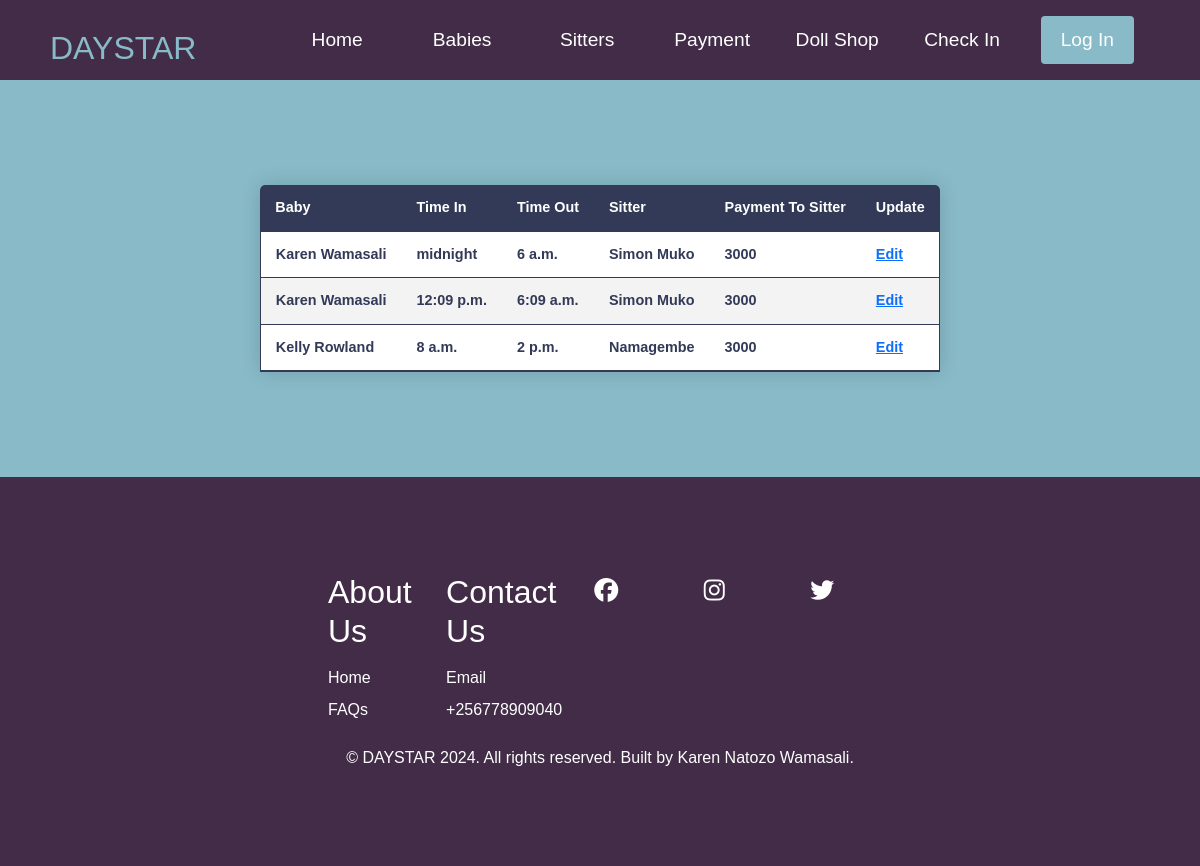
Screenshot of /all-checkins/ with the database file from the repository.
### daystar_app/models.py (models this page shows, shortened)
class CheckIn(models.Model):
    date = models.CharField(max_length=70, null=False, blank=False)
    baby = models.ForeignKey(Babies, on_delete=models.CASCADE)
    time_in = models.TimeField(null=False, blank=False)
    time_out = models.TimeField(null=False, blank=False)
    sitter = models.ForeignKey(Sitter, on_delete=models.CASCADE)
    payment_to_sitter = models.IntegerField( null=True, blank=True)

class Babies(models.Model):
    name = models.CharField(max_length=70, null=False, blank=False)
    typestay = models.ForeignKey(Type_stay, on_delete=models.CASCADE)
    age = models.IntegerField(null=True, blank=True)
    gender = models.CharField(max_length=10, null=True, blank=True)
    location = models.CharField(max_length=10, null=True, blank=True)
    parent = models.CharField(max_length=50, null=True, blank=True)
    student_number = models.CharField(max_length=40, null=True, blank=True)
    gaurdian = models.CharField(max_length=10, null=True, blank=True)
    baby_id = models.CharField(max_length=10, null=True, blank=True)
    def __str__(self):
        return self.name

class Sitter(models.Model):
    name = models.CharField(max_length=70, null=False, blank=False)
    age = models.IntegerField(null=True, blank=True)
    location = models.CharField(max_length=10, null=True, blank=True)
    gender = models.CharField(max_length=10, null=True, blank=True)
    date_of_birth = models.CharField(max_length=10, null=True, blank=True)
    religion = models.CharField(max_length=10, null=True, blank=True)
    sitter_number = models.CharField(max_length=40, null=True, blank=True)
    level_of_education = models.CharField(max_length=10, null=True, blank=True)
    contact = models.CharField(max_length=10, null=True, blank=True)
    def __str__(self):
        return self.name

### daystar_app/views.py (the view)
# urls.py: path('all-checkins/', views.checkindisplay, name='checkindisplay'),
def checkindisplay(request):
    checkins = CheckIn.objects.all()
    return render(request, 'daystar-app/all-checkins.html', {'checkins':checkins})

### daystar_app/templates/daystar-app/all-checkins.html (shortened to what this page needs)
<!DOCTYPE html>
<html lang="en">
<head>
    <link href="https://cdn.jsdelivr.net/npm/bootstrap@5.3.3/dist/css/bootstrap.min.css" rel="stylesheet">
    <link rel="stylesheet" href="/static/css/styles.css">
</head>
<body>
{% block content %}
     <nav class="navbar">
        <div class="navbar__container">
            <a href="/dashboards" id="navbar__logo">DAYSTAR</a>
            <ul class="navbar__menu">
                <li class="navbar__item">
                    <a href="/" class="navbar__links" id="home-page">Home</a>
                </li>
                <li class="navbar__item">
                    <a href="/babies" class="navbar__links" id="babies-page">Babies</a>
                </li>
                <li class="navbar__item">
                    <a href="/sitters" class="navbar__links" id="sitters-page">Sitters</a>
                </li>
                <li class="navbar__item">
                    <a href="/payment" class="navbar__links" id="payment-page">Payment</a>
                </li>
                <li class="navbar__item">
                    <a href="/dolls-shop" class="navbar__links" id="doll-shop">Doll Shop</a>
                </li>
                <li class="navbar__item">
                    <a href="/checkin" class="navbar__links" id="doll-shop">Check In</a>
                </li>
                <li class="navbar__btn">
                    <a href="/accounts/login" class="button" id="login">Log In</a>
                </li>
            </ul>
        </div>
    </nav>
        <div class="services">
            <table class="content-table">
                <thead>
                    <tr>
                        <th>Baby</th>
                        <th>Time In</th>
                        <th>Time Out</th>
                        <th>Sitter</th>
                        <th>Payment To Sitter</th>
                        <th>Update</th>
                    </tr>
                </thead>
                <tbody>
        {% for item in checkins %}
                    <tr class="active-row">
                        <td>{{ item.baby }}</td>
                        <td>{{ item.time_in }}</td>
                        <td>{{ item.time_out }}</td>
                        <td>{{ item.sitter }}</td>
                        <td>{{ item.payment_to_sitter }}</td>
                        <td><a href="">Edit</a></td>
                    </tr>
        {% endfor %}
                </tbody>
            </table>
        </div>
   <div class="footer__container">
    <div class="footer__links">
        <div class="footer__link--wrapper">
            <div class="footer__link--items">
                <h2>About Us</h2>
                    <a href="#services">Home</a>
                    <a href="#services">FAQs</a>
            </div>
            <div class="footer__link--items">
                <h2>Contact Us</h2>
                    <a href="mailto:karen@gmail.com">Email</a>
                    <a href="#">+256778909040</a>
            </div>
             <section class="social__media">
                <div class="footer__link--items">
                    <div class="social__icons">
                        <a href="#" class="social__icon--link" target="_blank"><i class="fab fa-facebook"></i></a>
                        <a href="#" class="social__icon--link"><i class="fab fa-instagram"></i></a>
                        <a href="#" class="social__icon--link"><i class="fab fa-twitter"></i></a>
                    </div>
                </div>
            </section>
        </div>
    </div>
    <div>
        <p class="website__rights">© DAYSTAR 2024. All rights reserved. Built by Karen Natozo Wamasali.</p>
    </div>
</div>
{% endblock %}
</body>
</html>

### daystar_app/static/css/styles.css (style rules this page uses)
* { box-sizing: border-box; margin: 0; padding: 0; font-family: 'Kumbh sans', sans-serif; scroll-behavior: smooth; }
.navbar { background: #422C47; height: 80px; display: flex; justify-content: center; align-items: center; font-size: 1.2rem; position: sticky; top: 0; z-index: 999; }
.navbar__container { display: flex; justify-content: space-between; height: 80px; z-index: 1; width: 100%; max-width: 1300px; margin: 0 auto; padding: 0 50px; }
#navbar__logo { background-color: #88BAC8; background-size: 100%; -webkit-background-clip: text; -moz-background-clip: text; -webkit-text-fill-color: transparent; -moz-text-fill-color: transparent; display: flex; align-items: center; cursor: pointer; text-decoration: none; font-size: 2rem; }
.navbar__menu { display: flex; list-style: none; align-items: center; }
.navbar__item { height: 80px; }
.navbar__links { color: white; display: flex; align-items: center; justify-content: center; width: 125px; text-decoration: none; height: 100%; }
.navbar__btn { display: flex; justify-content: center; align-items: center; padding: 0 1rem; width: 100%; }
.button { display: flex; justify-content: center; align-content: center; text-decoration: none; padding: 10px 20px; height: 100%; width: 100%; border: none; outline: none; border-radius: 4px; background: #88BAC8; color: #fff; transition: all 0.3s ease; }
.services { background: #88BAC8; display: flex; flex-direction: column; justify-content: center; align-items: center; height: 100%; padding: 5rem 5rem; }
.footer__container { background-color: #422C47; padding: 5rem 0; display: flex; flex-direction: column; justify-content: center; align-items: center; }
.footer__links { width: 100%; max-width: 1000px; display: flex; justify-content: center; }
.footer__link--wrapper { display: flex; }
.footer__link--items { display: flex; flex-direction: column; align-items: flex-start; margin: 16px; text-align: left; width: 160px; box-sizing: border-box; }
.footer__link--items h2 { margin-bottom: 16px; color: #fff; }
.footer__link--items a { color: #fff; text-decoration: none; margin-bottom: 0.5rem; transition: 0.3 ease-out; }
.social__icon--link { color: #88BAC8; font-size: 24px; }
.social__media { max-width: 1000px; width: 100%; }
.social__icons { display: flex; justify-content: space-between; align-items: center; width: 240px; }
.website__rights { color: #fff; }
.content-table { border-collapse: collapse; margin: 25px 0; font-size: 0.9em; min-width: 400px; border-radius: 5px 5px 0 0; overflow: hidden; box-shadow: 0 0 20px rgba(0, 0, 0, 0.15); background-color: #fff; }
.content-table thead tr { background-color: #333A57; color: #ffffff; text-align: left; font-weight: bold; }
.content-table th, .content-table td { padding: 12px 15px; }
.content-table tbody tr { border: 1px solid #333A57; }
.content-table tbody tr:nth-of-type(even) { background-color: #f3f3f3; }
.content-table tbody tr:last-of-type { border-bottom: 2px solid #333A57; }
.content-table tbody tr.active-row { font-weight: bold; color: #333A57; }

### rows the page displays
CheckIn: baby "Karen Wamasali", time_in "midnight", time_out "6 a.m.", sitter "Simon Muko", payment_to_sitter "3000"
CheckIn: baby "Karen Wamasali", time_in "12:09 p.m.", time_out "6:09 a.m.", sitter "Simon Muko", payment_to_sitter "3000"
CheckIn: baby "Kelly Rowland", time_in "8 a.m.", time_out "2 p.m.", sitter "Namagembe", payment_to_sitter "3000"
